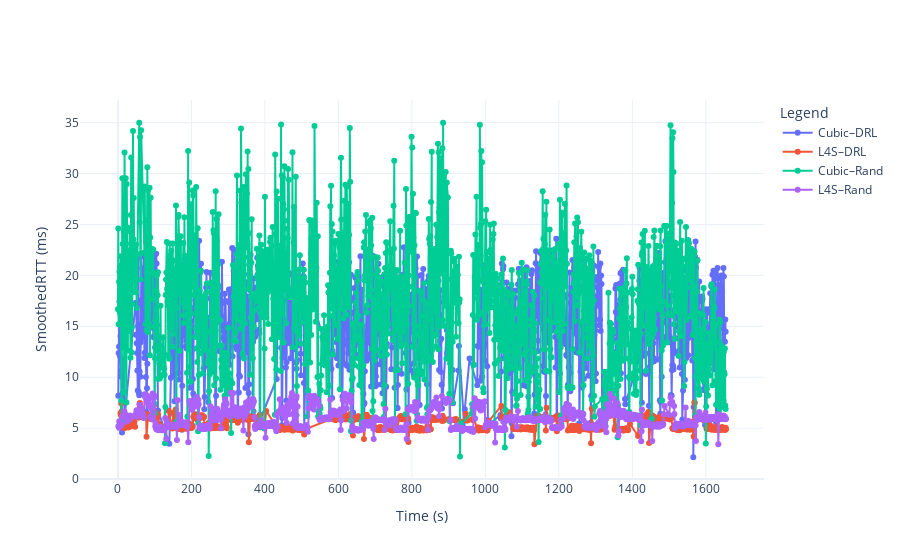
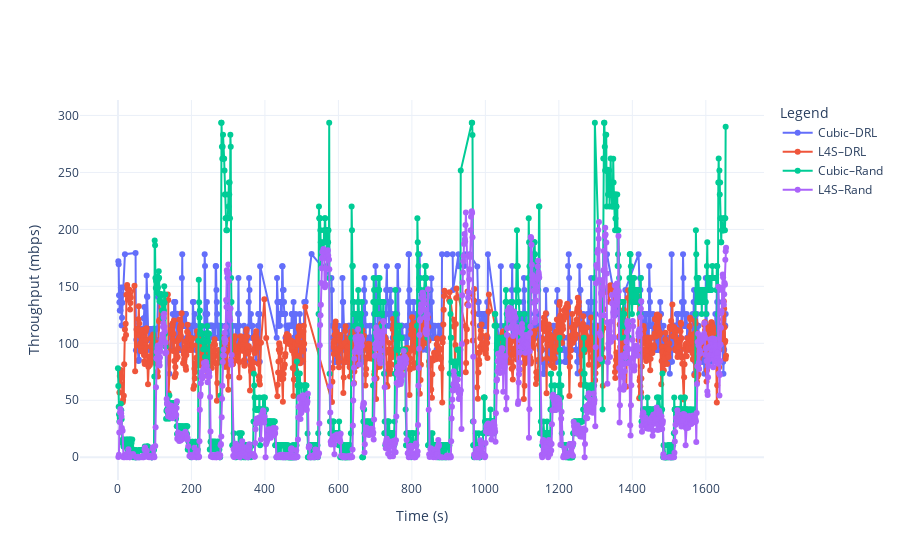
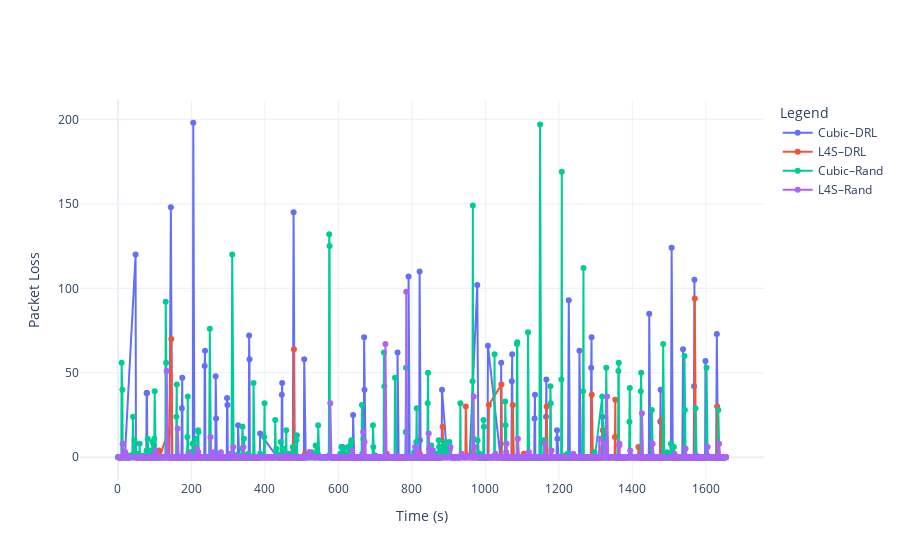

The notebook cell these images were saved under, in order:
### Code cell
scenario = "SmoothedRTT_UDPPraguevsCubic"
plot_plotly_graph(
    paths=paths,
    ycolumn="SmoothedRTT",
    title=f"{scenario} SmoothedRTT",
    xlabel="Time (s)",
    ylabel="SmoothedRTT (ms)",
    filename=f'{scenario}',
    graph_directory=graph_directory,
)

scenario = "Thrpt_UDPPraguevsCubic"
plot_plotly_graph(
    paths=paths,
    ycolumn="thrpt",
    title=f"{scenario} Throughput",
    xlabel="Time (s)",
    ylabel="Throughput (mbps)",
    filename=f'{scenario}',
    graph_directory=graph_directory,
)

scenario = "PktLoss_UDPPraguevsCubic"
plot_plotly_graph(
    paths=paths,
    ycolumn="Lost_Packets",
    title=f"{scenario} Packet Loss",
    xlabel="Time (s)",
    ylabel="Packet Loss",
    filename=f'{scenario}',
    graph_directory=graph_directory,
)

### Figure 1 — Plotly figure (JSON) as saved in the notebook; plotly's stock layout.template omitted (floating-point values rounded to 4 significant figures; data arrays with more than 128 entries replaced by an {"elided": "..."} marker saying what was removed)
{"data": [{"mode": "lines+markers", "name": "Cubic–DRL", "type": "scatter", "x": {"elided": "1274 float values"}, "y": {"elided": "1274 float values"}}, {"mode": "lines+markers", "name": "L4S–DRL", "type": "scatter", "x": {"elided": "1257 float values"}, "y": {"elided": "1257 float values"}}, {"mode": "lines+markers", "name": "Cubic–Rand", "type": "scatter", "x": {"elided": "1528 float values"}, "y": {"elided": "1528 float values"}}, {"mode": "lines+markers", "name": "L4S–Rand", "type": "scatter", "x": {"elided": "1386 float values"}, "y": {"elided": "1386 float values"}}], "layout": {"legend": {"title": {"text": "Legend"}}, "title": {"text": ""}, "xaxis": {"title": {"text": "Time (s)"}}, "yaxis": {"title": {"text": "SmoothedRTT (ms)"}}}}

### Figure 2 — Plotly figure (JSON) as saved in the notebook; plotly's stock layout.template omitted (floating-point values rounded to 4 significant figures; data arrays with more than 128 entries replaced by an {"elided": "..."} marker saying what was removed)
{"data": [{"mode": "lines+markers", "name": "Cubic–DRL", "type": "scatter", "x": {"elided": "1274 float values"}, "y": {"elided": "1274 float values"}}, {"mode": "lines+markers", "name": "L4S–DRL", "type": "scatter", "x": {"elided": "1257 float values"}, "y": {"elided": "1257 float values"}}, {"mode": "lines+markers", "name": "Cubic–Rand", "type": "scatter", "x": {"elided": "1528 float values"}, "y": {"elided": "1528 float values"}}, {"mode": "lines+markers", "name": "L4S–Rand", "type": "scatter", "x": {"elided": "1386 float values"}, "y": {"elided": "1386 float values"}}], "layout": {"legend": {"title": {"text": "Legend"}}, "title": {"text": ""}, "xaxis": {"title": {"text": "Time (s)"}}, "yaxis": {"title": {"text": "Throughput (mbps)"}}}}

### Figure 3 — Plotly figure (JSON) as saved in the notebook; plotly's stock layout.template omitted (floating-point values rounded to 4 significant figures; data arrays with more than 128 entries replaced by an {"elided": "..."} marker saying what was removed)
{"data": [{"mode": "lines+markers", "name": "Cubic–DRL", "type": "scatter", "x": {"elided": "1274 float values"}, "y": {"elided": "1274 int values"}}, {"mode": "lines+markers", "name": "L4S–DRL", "type": "scatter", "x": {"elided": "1257 float values"}, "y": {"elided": "1257 int values"}}, {"mode": "lines+markers", "name": "Cubic–Rand", "type": "scatter", "x": {"elided": "1528 float values"}, "y": {"elided": "1528 int values"}}, {"mode": "lines+markers", "name": "L4S–Rand", "type": "scatter", "x": {"elided": "1386 float values"}, "y": {"elided": "1386 int values"}}], "layout": {"legend": {"title": {"text": "Legend"}}, "title": {"text": ""}, "xaxis": {"title": {"text": "Time (s)"}}, "yaxis": {"title": {"text": "Packet Loss"}}}}
